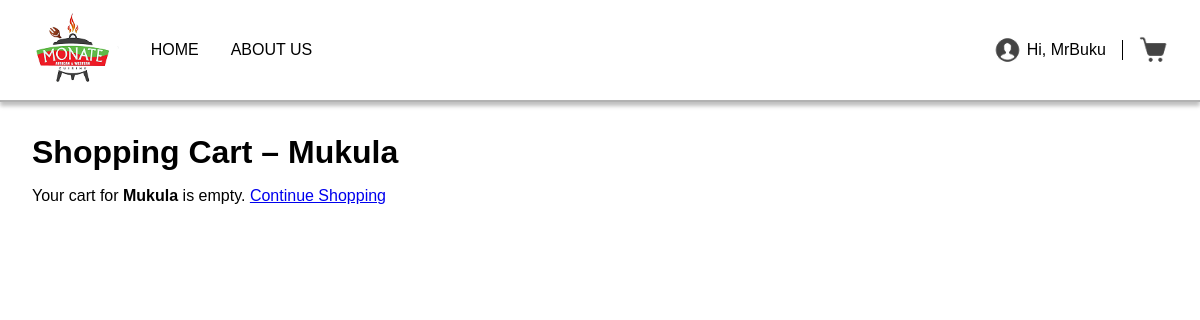
Page /menu/Mukula_cart.php (signed in) on the earlier database version.
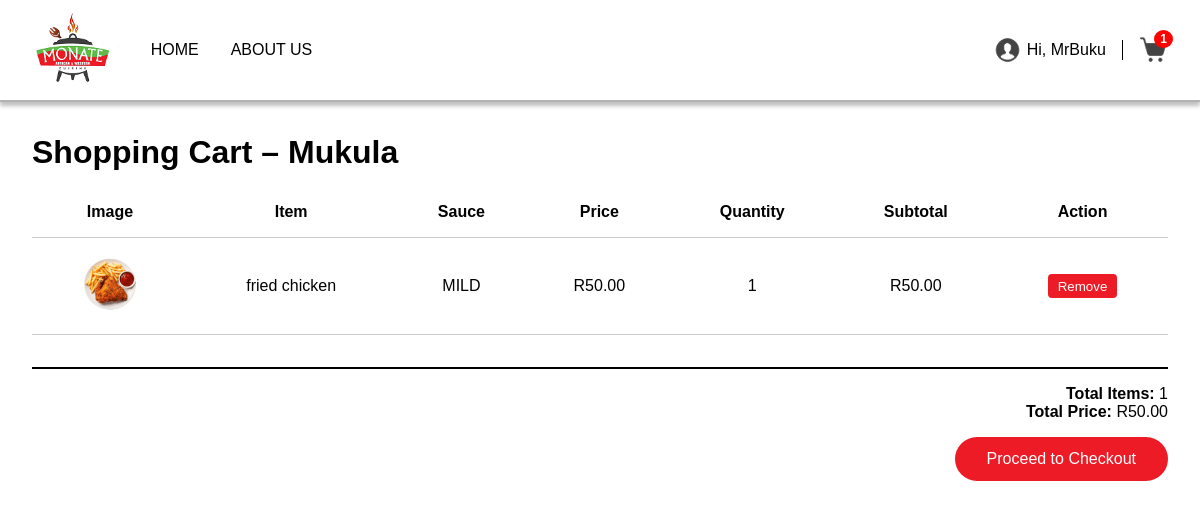
Same page on the later database version.
### tables this page shows
CREATE TABLE `cart` (
  `id` int(11) NOT NULL,
  `user_id` int(11) NOT NULL,
  `branch_location` varchar(255) NOT NULL,
  `item_id` int(11) NOT NULL,
  `name` varchar(255) NOT NULL,
  `price` decimal(10,2) NOT NULL,
  `quantity` int(11) NOT NULL DEFAULT 1,
  `sauce` varchar(100) DEFAULT NULL,
  `image` varchar(255) DEFAULT NULL,
  `created_at` timestamp NOT NULL DEFAULT current_timestamp()
);

### menu/Mukula_cart.php (the view, shortened to what this page needs)
<?php
require_once "../API/db.php";
$branchLocation = "Mukula";
$userId = $_SESSION["user_id"];
$stmt = $conn->prepare("
    SELECT C.id, C.item_id, C.name, C.price, C.quantity, C.sauce, C.image
    FROM Cart C
    WHERE C.user_id = ? AND C.branch_location = ?
");
$stmt->bind_param("is", $userId, $branchLocation);
$stmt->execute();
$result = $stmt->get_result();
$cartItems = $result->fetch_all(MYSQLI_ASSOC);
$totalItems = 0;
$totalPrice = 0;
foreach ($cartItems as $item) {
    $totalItems += $item["quantity"];
    $totalPrice += $item["price"] * $item["quantity"];
}
?>
<!DOCTYPE html>
<html lang="en">
<head>
</head>
<body>
  <header class="top-header">
    <div class="logo">
      <img src="img/logo 2.png" alt="Monate Logo">
    </div>
    <nav class="nav-links">
      <a href="../HOME/index.php">HOME</a>
      <a href="../About Us/index.php">ABOUT US</a>
    </nav>
    <div class="account-cart">
      <a href="../Sign in/index.php" class="account">
        <img src="img/profile.png" alt="Account">
        <span>
          <?php if (isset($_SESSION["username"])): ?>
            Hi, <?= htmlspecialchars($_SESSION["username"]); ?>
          <?php else: ?>
            ACCOUNT
          <?php endif; ?>
        </span>
      </a>
      <a href="cart_mukula.php" class="cart">
        <img src="img/shopping cart.png" alt="Cart">
        <?php if ($totalItems > 0): ?>
          <span class="cart-badge"><?= $totalItems ?></span>
        <?php endif; ?>
      </a>
    </div>
  </header>
  <main class="cart-page">
    <h1>Shopping Cart – Mukula</h1>
    <?php if (empty($cartItems)): ?>
      <p>Your cart for <strong>Mukula</strong> is empty.
         <a href="Mukula.php">Continue Shopping</a></p>
    <?php else: ?>
      <table class="cart-table">
        <tr>
          <th>Image</th>
          <th>Item</th>
          <th>Sauce</th>
          <th>Price</th>
          <th>Quantity</th>
          <th>Subtotal</th>
          <th>Action</th>
        </tr>
        <?php foreach ($cartItems as $item): ?>
          <tr>
            <td><img src="<?= htmlspecialchars($item['image']) ?>" alt="<?= htmlspecialchars($item['name']) ?>"></td>
            <td><?= htmlspecialchars($item['name']) ?></td>
            <td><?= htmlspecialchars($item['sauce']) ?></td>
            <td>R<?= number_format($item['price'], 2) ?></td>
            <td><?= $item['quantity'] ?></td>
            <td>R<?= number_format($item['price'] * $item['quantity'], 2) ?></td>
            <td>
              <form method="POST" action="remove_from_cart.php" style="display:inline;">
                <button type="submit" class="remove-btn">Remove</button>
              </form>
            </td>
          </tr>
        <?php endforeach; ?>
      </table>
      <div class="summary">
        <p><strong>Total Items:</strong> <?= $totalItems ?></p>
        <p><strong>Total Price:</strong> R<?= number_format($totalPrice, 2) ?></p>
        <a href="checkout.php?branch=Mukula">
          <button class="checkout-btn">Proceed to Checkout</button>
        </a>
      </div>
    <?php endif; ?>
  </main>
</body>
</html>

Differences in the rows shown:
added cart: image (picture), name "fried chicken", sauce "MILD", price "50.00", quantity "1", $item['price']*$item['quantity'] "50.00"
Other differences:
$totalItems: (not shown) → "1"
$totalPrice: (not shown) → "50.00"
text no longer shown: "Your cart for Mukula is empty. Continue Shopping"
text now shown: "Image Item Sauce Price Quantity Subtotal Action Total Items: Total Price: R Proceed to Checkout"
